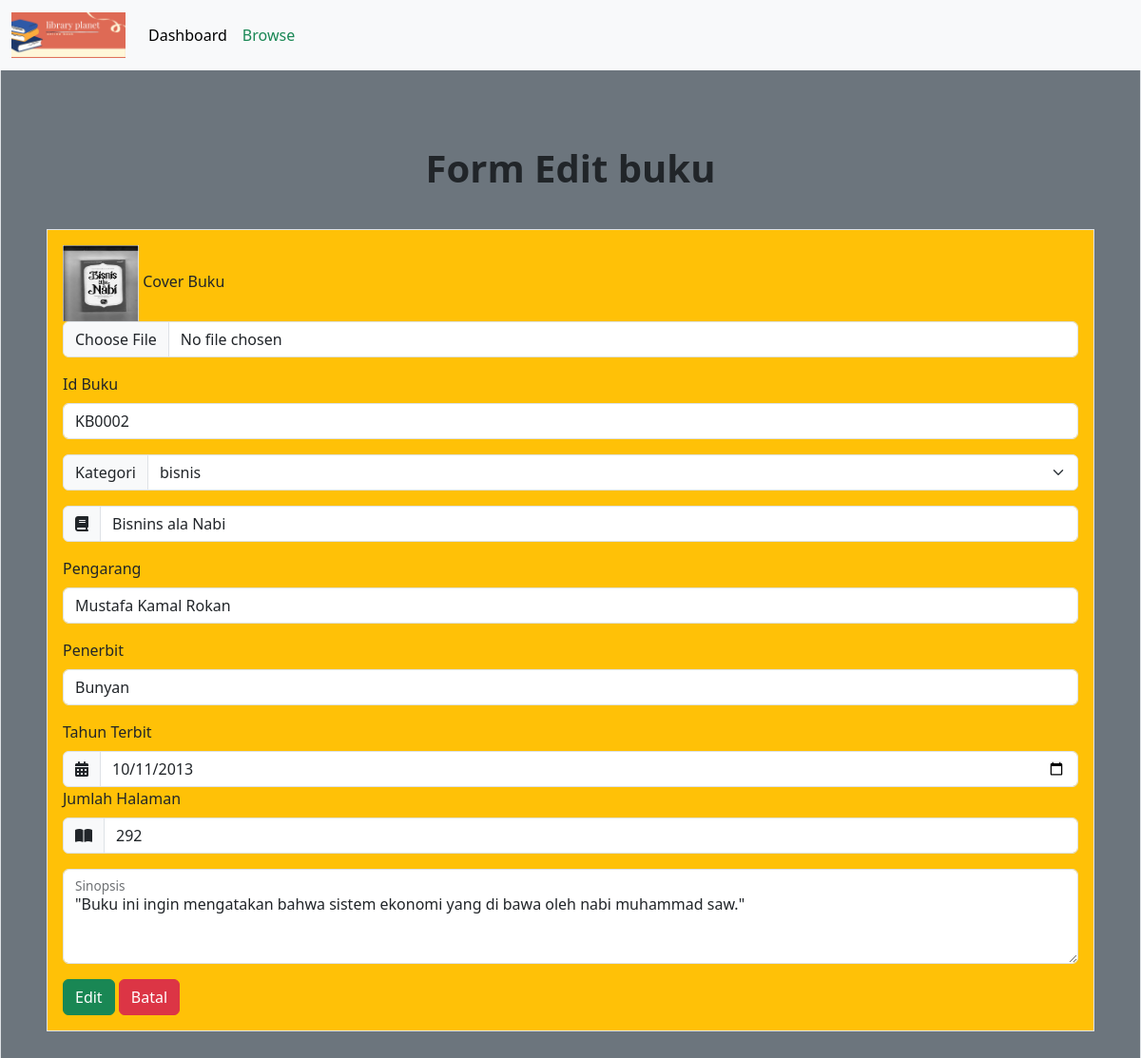
Screenshot of /DashboardAdmin/buku/updateBuku.php?idReview=KB0002 with the database file from the repository.
### tables this page shows
CREATE TABLE `buku` (
  `cover` varchar(255) NOT NULL,
  `id_buku` varchar(20) NOT NULL,
  `kategori` varchar(255) NOT NULL,
  `judul` varchar(255) NOT NULL,
  `pengarang` varchar(255) NOT NULL,
  `penerbit` varchar(255) NOT NULL,
  `tahun_terbit` date NOT NULL,
  `jumlah_halaman` int(11) NOT NULL,
  `buku_deskripsi` text NOT NULL,
  `isi_buku` varchar(250) NOT NULL
);

### config/config.php (called while the page is built, shortened)
<?php
$host = "127.0.0.1";
$username = "root";
$password = "";
$database_name = "perpustakaan";
$connection = mysqli_connect($host, $username, $password, $database_name);
function queryReadData($dataKategori) {
  global $connection;
  $result = mysqli_query($connection, $dataKategori);
  $items = [];
  while($item = mysqli_fetch_assoc($result)) {
    $items[] = $item;
  }
  return $items;
}
?>

### DashboardAdmin/buku/updateBuku.php (the view, shortened to what this page needs)
<?php
require "../../config/config.php";
$review = $_GET["idReview"];
$reviewData = queryReadData("SELECT * FROM buku WHERE id_buku = '$review'")[0];
?>
<!DOCTYPE html>
<html lang="en">
  <head>
    <link href="https://cdn.jsdelivr.net/npm/bootstrap@5.3.2/dist/css/bootstrap.min.css" rel="stylesheet">
  </head>
  <body>
  <div class="p-3 mb-2 border bg-secondary">
    <nav class="navbar fixed-top navbar-expand-lg bg-body-tertiary">
  <div class="container-fluid">
    <a class="navbar-brand" href="#">
      <img src="../../assets/library Book Sale.png" alt="logo" width="120px">
        </a>
    <div class="collapse navbar-collapse" id="navbarNav">
      <ul class="navbar-nav">
        <li class="nav-item">
          <a class="nav-link active" aria-current="page" href="../dashboardAdmin.php">Dashboard</a>
        </li>
        <li class="nav-item">
          <a class="nav-link text-success" href="daftarBuku.php">Browse</a>
        </li>
      </ul>
    </div>
  </div>
</nav>
    <div class=" p-3 mt-5">
      <div class=" p-2 mt-5">
      <h1 class="text-center fw-bold p-3">Form Edit buku</h1>
      <form action="" method="post" enctype="multipart/form-data" class="mt-3 p-2">
      <div class="p-3 mb-2 border bg-warning">
      <div class="custom-css-form">
        <div class="mb-3">
          <img src="../../imgDB/<?= $reviewData["cover"]; ?>" width="80px" height="80px">
          <label for="formFileMultiple" class="form-label">Cover Buku</label>
          <input class="form-control" type="file" name="cover" id="formFileMultiple">
          </div>
        <div class="mb-3">
          <label for="exampleFormControlInput1" class="form-label">Id Buku</label>
          <input type="text" class="form-control" name="id_buku" id="exampleFormControlInput1" placeholder="example inf01" value="<?= $reviewData["id_buku"]; ?>">
        </div>
      </div>
      <div class="input-group mb-3">
        <label class="input-group-text" for="inputGroupSelect01">Kategori</label>
        <select class="form-select" id="inputGroupSelect01" name="kategori">
          <option selected><?= $reviewData["kategori"]; ?></option>
        </select>
      </div>
        <div class="input-group mb-3">
          <span class="input-group-text" id="basic-addon1"><i class="fa-solid fa-book"></i></span>
          <input type="text" class="form-control" name="judul" id="judul" placeholder="Judul Buku" aria-label="Username" aria-describedby="basic-addon1" value="<?= $reviewData["judul"]; ?>">
          </div>
        <div class="mb-3">
          <label for="exampleFormControlInput1" class="form-label">Pengarang</label>
          <input type="text" class="form-control" name="pengarang" id="exampleFormControlInput1" placeholder="nama pengarang"  value="<?= $reviewData["pengarang"]; ?>">
        </div>
        <div class="mb-3">
          <label for="exampleFormControlInput1" class="form-label">Penerbit</label>
          <input type="text" class="form-control" name="penerbit" id="exampleFormControlInput1" placeholder="nama penerbit"   value="<?= $reviewData["penerbit"]; ?>">
        </div>
        <label for="validationCustom01" class="form-label">Tahun Terbit</label>
        <div class="input-group mt-0">
          <span class="input-group-text" id="basic-addon1"><i class="fa-solid fa-calendar-days"></i></span>
          <input type="date" class="form-control" name="tahun_terbit" id="validationCustom01"  value="<?= $reviewData["tahun_terbit"]; ?>">
          </div>
        <label for="validationCustom01" class="form-label">Jumlah Halaman</label>
        <div class="input-group mt-0">
          <span class="input-group-text" id="basic-addon1"><i class="fa-solid fa-book-open"></i></span>
          <input type="number" class="form-control" name="jumlah_halaman" id="validationCustom01"  value="<?= $reviewData["jumlah_halaman"]; ?>">
          </div>
        <div class="form-floating mt-3 mb-3">
          <textarea class="form-control" placeholder="sinopsis tentang buku ini" name="buku_deskripsi" id="floatingTextarea2" style="height: 100px"><?= $reviewData["buku_deskripsi"]; ?></textarea>
          <label for="floatingTextarea2">Sinopsis</label>
          </div>
      <button class="btn btn-success" type="submit" name="update">Edit</button>
      <a class="btn btn-danger" href="daftarBuku.php">Batal</a>
      </form>
    </div>
  </div>
  </body>
</html>

### rows the page displays
buku: cover (picture), id_buku "KB0002", kategori "bisnis", judul "Bisnins ala Nabi", pengarang "Mustafa Kamal Rokan", penerbit "Bunyan", tahun_terbit "10/11/2013", jumlah_halaman "292", buku_deskripsi "\"Buku ini ingin mengatakan bahwa sistem ekonomi yang di bawa oleh nabi muhammad saw.\""
